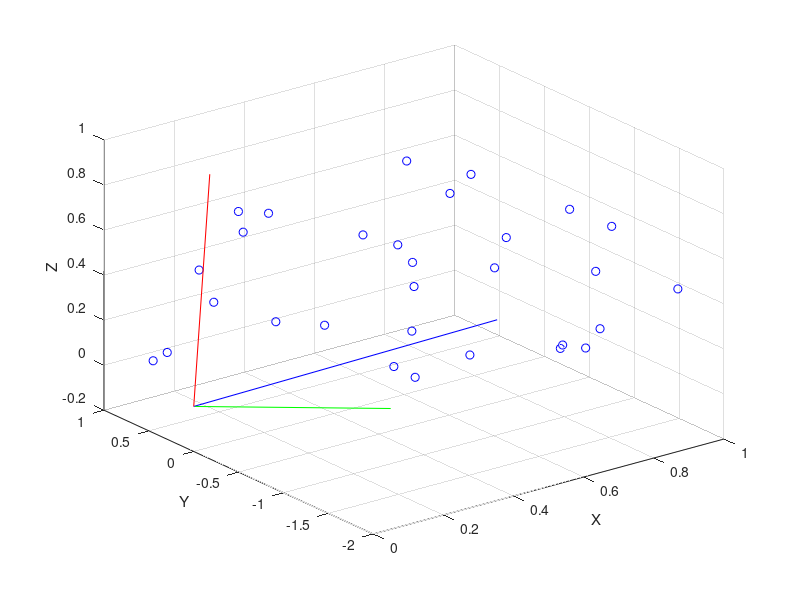

Reproduce this figure in MATLAB.
clear all, close all, clc

% load data
a = load('scatterData.mat');

% convert data to matlab matrix
a = cell2mat(struct2cell(a));
x = a(:, 1);
y = a(:, 2);
z = a(:, 3);

% find data zero mean
data(:,1) = x - mean(x);
data(:,2) = y - mean(y);
data(:,3) = z - mean(z);

% find covariance matrix
C = cov(data);

% find eigenvalue / vector
[V,D] = eig(C);

% display (plot)
figure, scatter3(x, y, z, 'b');

% ????? eigenvector ???????? ??? ??????
line([0 V(1,1)],[0 V(2,1)], [0 V(3, 1)], 'Color','blue', 'LineWidth',0.75);
line([0 V(1,2)],[0 V(2,2)], [0 V(3, 2)],'Color','red', 'LineWidth',0.75);
line([0 V(1,3)],[0 V(2,3)], [0 V(3, 3)],'Color','green', 'LineWidth',0.75);

xlabel('X'); % ??????????? 'X' ?? ????
ylabel('Y'); % ??????????? 'Y' ?? ????
zlabel('Z'); % ??????????? 'Z' ?? ????

